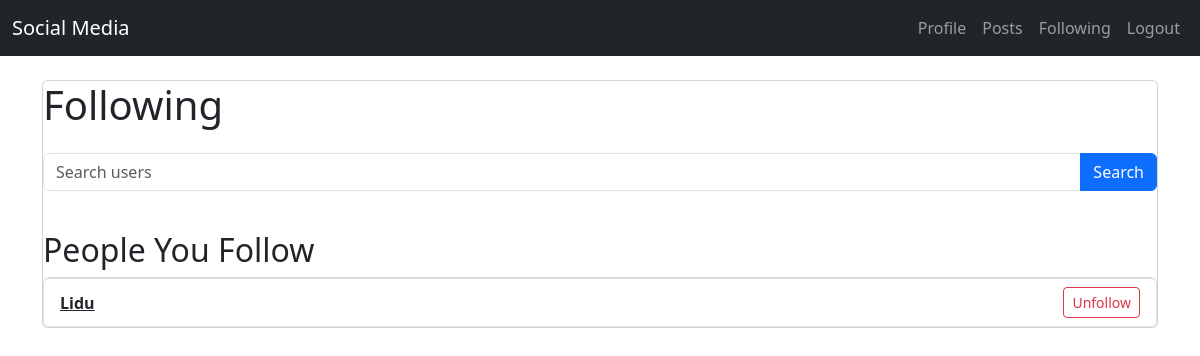
The page /followers/ (signed in) on the database as committed earlier.
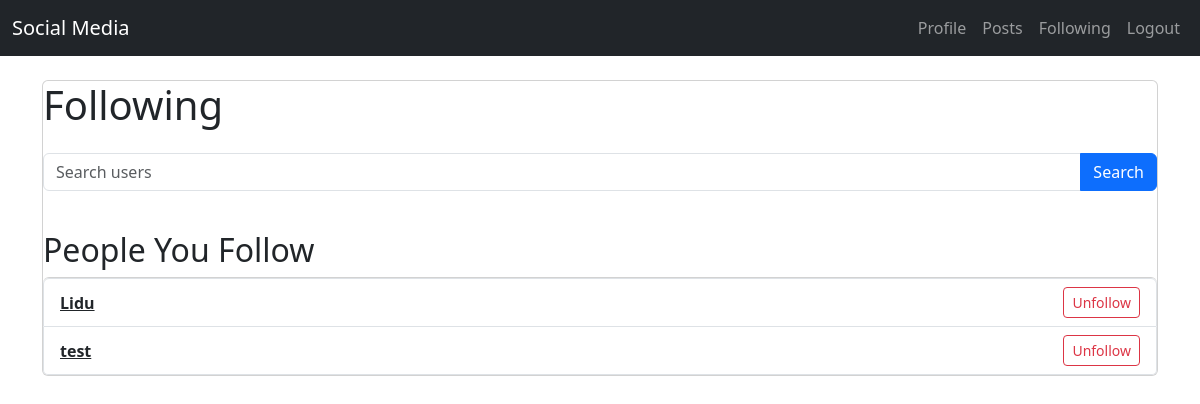
The same page on the database as committed later.
### followers/models.py (models this page shows, shortened)
class Follower(models.Model):
    follower = models.ForeignKey(User, related_name='following', on_delete=models.CASCADE)
    following = models.ForeignKey(User, related_name='followers', on_delete=models.CASCADE)
    created_at = models.DateTimeField(auto_now_add=True)
    class Meta:
        unique_together = ('follower', 'following')

### followers/views_html.py (the view, shortened to what this page needs)
# urls.py: path('', following_list_view, name='following-list'),
@login_required
def following_list_view(request):
    query = request.GET.get('q')
    users_found = None
    if query:
        users_found = User.objects.filter(username__icontains=query).exclude(id=request.user.id)
    following = Follower.objects.filter(follower=request.user)
    return render(request, "followers/followers_list.html", {"following": following, "users_found": users_found})

### followers/templates/followers/followers_list.html (shortened to what this page needs)
{% extends "base.html" %}
{% block content %}
<div class="card">
    <h1 class="mb-4">Following</h1>
    <form method="GET" class="mb-3" action="{% url 'following-list' %}">
        <div class="input-group">
            <input type="text" name="q" class="form-control" placeholder="Search users" value="{{ request.GET.q }}">
            <button type="submit" class="btn btn-primary">Search</button>
        </div>
    </form>
    <h2 class="mt-4">People You Follow</h2>
    <ul class="list-group">
        {% for follow in following %}
        <li class="list-group-item d-flex justify-content-between align-items-center">
            <a href="{% url 'user-profile' follow.following.username %}" class="fw-bold text-dark">
                {{ follow.following.username }}
            </a>
            <a href="{% url 'unfollow-user' follow.following.id %}" class="btn btn-outline-danger btn-sm">
                Unfollow
            </a>
        </li>
        {% empty %}
        <li class="list-group-item text-muted">You are not following anyone yet.</li>
        {% endfor %}
    </ul>
</div>
{% endblock %}

Rows that differ between the two databases and show on the page:
added Follower: following.username "test"
